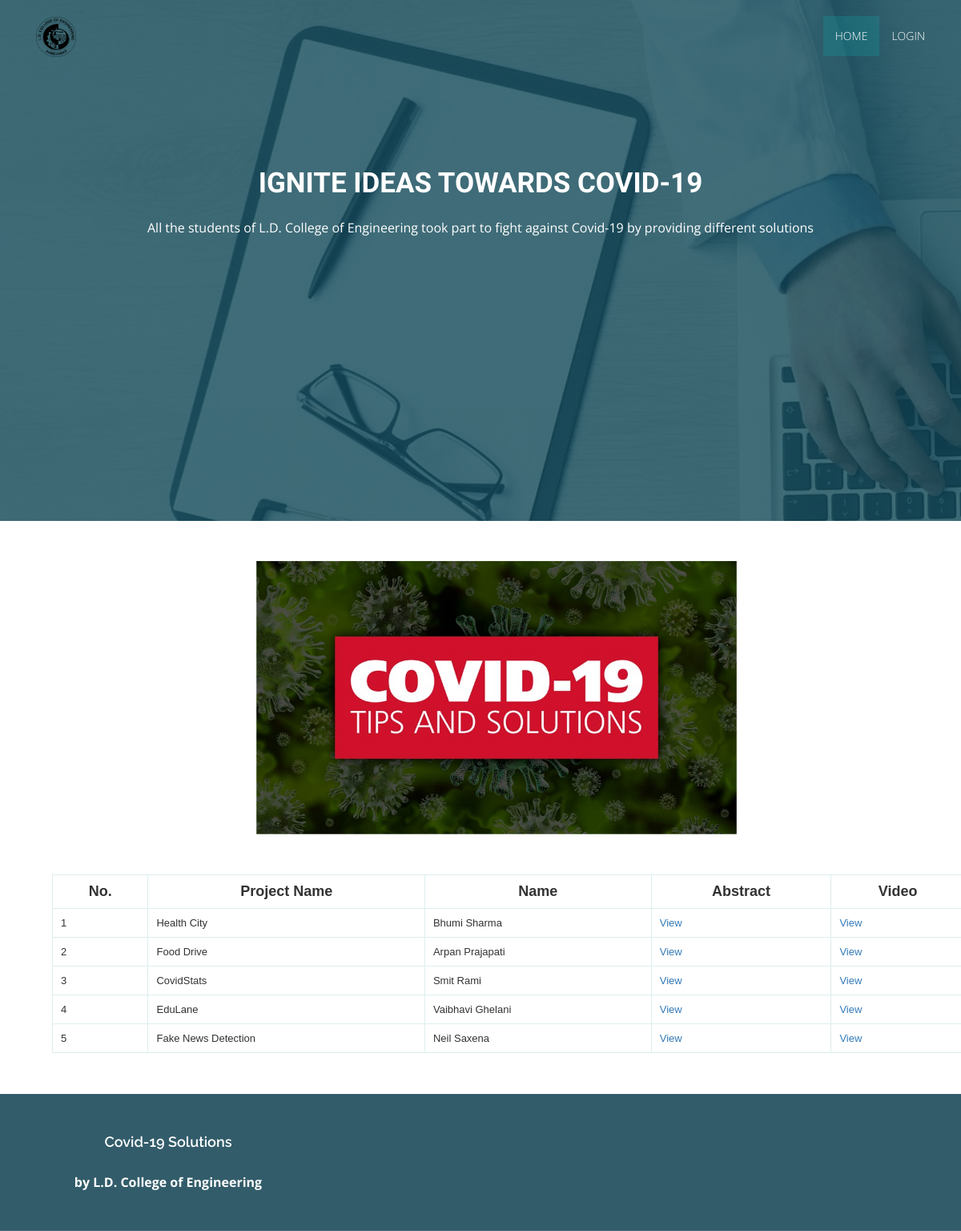
The page / on the database its author committed.
### tables this page shows
CREATE TABLE `data` (
  `no.` int(10) NOT NULL,
  `Project_name` varchar(500) NOT NULL,
  `name` varchar(50) NOT NULL,
  `email` varchar(500) NOT NULL,
  `contact` bigint(50) NOT NULL,
  `Abstract` varchar(500) NOT NULL,
  `Video` varchar(500) NOT NULL
);

### index.php (the view, shortened to what this page needs)
<!DOCTYPE html>
<html lang="en">
<?php include "connection.php"?>
<?php include "header.php"?>
<head>
</head>
 <img src="img/1.jpg" width="50%" style="margin-left: 320px;margin-top: 50px">
  <SECTION style="margin: 50px">
     <div class="container">
        <div class="row">
          <div class="col-md-12">
          <table border="1" class="zui-table" width="100%">
            <tr style="text-align:  center; font-size: 18px">
<B>
              <td ><b >No.</b></td>
              <td><b>Project Name</b></td>
              <td><b>Name</b></td>
              <td><b>Abstract</b></td>
              <td><b>Video</b></td>
            </tr>
            <?php
                $a="SELECT * FROM data";
                $b=mysqli_query($con,$a);
                while($c=mysqli_fetch_array($b))
                {
                  ?>
                  <tr>
                    <td><?php echo $c['no.'];?></td>
                    <td><?php echo $c['Project_name'];?></td>
                    <td><?php echo $c['name'];?></td>
                    <td><a href="<?php echo $c['Abstract'];?>" target="_blank">View</a></td>
                    <td><a href="<?php echo $c['Video'];?>" target="_blank">View</a></td>
                  </tr>
            <?php
                }
            ?>
          </table>
      </div>
      <div class="col-md-6">
      </div>
    </div>
  </SECTION>
</body>
</html>
<?php include "footer.php"?>

### header.php (shortened to what this page needs)
<head>
  <link rel="stylesheet" type="text/css" href="css/font-awesome.min.css">
  <link rel="stylesheet" type="text/css" href="css/bootstrap.min.css">
  <link rel="stylesheet" type="text/css" href="css/style.css">
</head>
<body>
  <section id="banner" class="banner">
    <div class="bg-color">
      <nav class="navbar navbar-default navbar-fixed-top">
        <div class="container">
          <div class="col-md-12">
            <div class="navbar-header">
              <a class="navbar-brand" href="#"><img src="img/logo.png" class="img-responsive" style= "margin-top: -16px;"></a>
            </div>
            <div class="collapse navbar-collapse navbar-right" id="myNavbar">
              <ul class="nav navbar-nav">
                <li class="active"><a href="index.php">Home</a></li>
                <li class=""><a href="login.php">Login</a></li>
              </ul>
            </div>
          </div>
        </div>
      </nav>
      <div class="container">
        <div class="row">
          <div class="banner-info">
            <div class="banner-text text-center">
              <h1 class="white">Ignite ideas towards Covid-19</h1>
              <p>All the students of L.D. College of Engineering took part to fight against Covid-19 by providing different solutions</p>
            </div>
          </div>
        </div>
      </div>
  </section>

### footer.php
<footer id="footer">
  <div class="top-footer" align="center">
    <div class="container" >
      <div class="row">
        <div class="col-md-4 col-sm-4 marb20">
          <div class="ftr-tle">
            <h4 class="white no-padding">Covid-19 Solutions</h4>
          </div>
          <div class="info-sec">
            <p> by L.D. College of Engineering</p>
          </div>
        </div>
      </div>
    </div>
  </div>
</footer>

### css/style.css (style rules this page uses)
body { font-family: 'Open Sans', sans-serif; line-height: 20px; color: #999999; font-size: 300; font-size: 16px; }
ol, ul { list-style: none; }
table { border-collapse: collapse; border-spacing: 0; }
h1, h2, h3, h4, h5, h6 { font-family: 'Raleway', sans-serif; font-weight: 600; color: #222222; }
a, a:hover, a:focus, a:active { outline: none; }
.navbar { margin-bottom: 0px; border: 0px; }
.navbar { border-radius: 0px; }
.navbar-default { background-color: #fff; padding: 20px 0; transition: all 0.3s; }
.navbar-default { background-color: transparent; border: 0px; }
.navbar-brand { font-family: 'Chewy', cursive; font-size: 32px; }
.navbar-brand img { padding-top: 2px; width: 50px ; }
.navbar-default .navbar-brand, .navbar-default .navbar-brand:hover, .navbar-default .navbar-brand:focus { color: #EA6045; }
.white, .white:hover, .white:focus { color: #fff; width: 100% !important; }
.navbar-default .navbar-nav > .active > a, .navbar-default .navbar-nav > .active > a:focus, .navbar-default .navbar-nav > .active > a:hover { color: #fff; text-transform: uppercase; background-color: rgba(12, 184, 182, 0.21); }
.navbar-default .navbar-nav > li > a { color: #fff; text-transform: uppercase; font-size: 14px; font-weight: 300; }
#banner { background: url('../img/bg-banner.jpg') no-repeat fixed; background-size: cover; min-height: 650px; position: relative; }
.bg-color { background-color: RGBA(13, 70, 83, 0.78); min-height: 650px; }
.banner-info { padding-top: 190px; }
.banner-text { color: #fff; }
.banner-text h1 { font-family: 'Candal', sans-serif; font-size: 35px; text-transform: uppercase; padding-bottom:15px; }
td { border: 0px solid #ededed; border-top: 1px solid rgba(216, 216, 216, 0.5); padding: 6px 10px 6px 0; }
.white { color: #fff; }
#footer { background-color: #325C6A; }
.ftr-tle { height: 50px; }
.info-sec { color: #fff; }
.top-footer { padding: 40px 0px; border-bottom: 1px solid rgba(255, 255, 255, 0.12); }

### index.php (style rules this page uses)
.zui-table { border: solid 1px #DDEEEE; border-collapse: collapse; border-spacing: 0; font: normal 13px Arial, sans-serif; }
.zui-table tbody td { border: solid 1px #DDEEEE; color: #333; padding: 10px; text-shadow: 1px 1px 1px #fff; }

### rows shown on the page
data: value "1", Project_name "Health City", name "Bhumi Sharma"
data: value "2", Project_name "Food Drive", name "Arpan Prajapati"
data: value "3", Project_name "CovidStats", name "Smit Rami"
data: value "4", Project_name "EduLane", name "Vaibhavi Ghelani"
data: value "5", Project_name "Fake News Detection", name "Neil Saxena"
